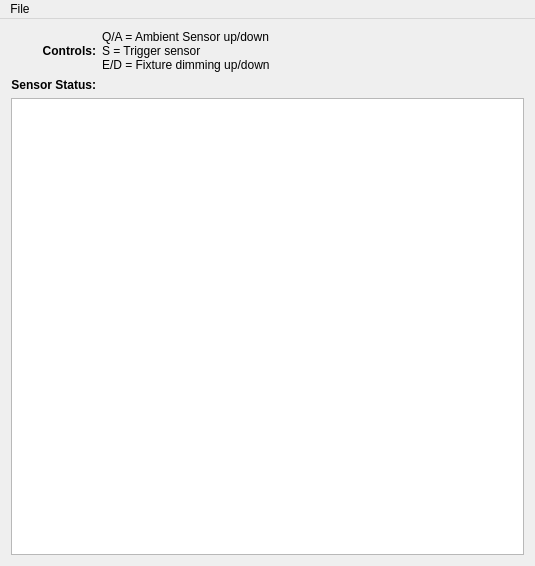
<?xml version="1.0" encoding="UTF-8"?>
<ui version="4.0">
 <class>MainWindow</class>
 <widget class="QMainWindow" name="MainWindow">
  <property name="geometry">
   <rect>
    <x>0</x>
    <y>0</y>
    <width>535</width>
    <height>566</height>
   </rect>
  </property>
  <property name="windowTitle">
   <string>MainWindow</string>
  </property>
  <widget class="QWidget" name="centralWidget">
   <layout class="QGridLayout" name="gridLayout">
    <item row="1" column="0">
     <widget class="QLabel" name="_sensorStatus_label">
      <property name="sizePolicy">
       <sizepolicy hsizetype="Preferred" vsizetype="Preferred">
        <horstretch>0</horstretch>
        <verstretch>0</verstretch>
       </sizepolicy>
      </property>
      <property name="font">
       <font>
        <weight>75</weight>
        <bold>true</bold>
       </font>
      </property>
      <property name="text">
       <string>Sensor Status:</string>
      </property>
      <property name="alignment">
       <set>Qt::AlignRight|Qt::AlignTrailing|Qt::AlignVCenter</set>
      </property>
     </widget>
    </item>
    <item row="2" column="0" colspan="2">
     <widget class="myQGraphicsView" name="graphicsView">
      <property name="sizePolicy">
       <sizepolicy hsizetype="Expanding" vsizetype="Expanding">
        <horstretch>0</horstretch>
        <verstretch>0</verstretch>
       </sizepolicy>
      </property>
      <property name="alignment">
       <set>Qt::AlignLeading|Qt::AlignLeft|Qt::AlignTop</set>
      </property>
     </widget>
    </item>
    <item row="1" column="1">
     <widget class="QLabel" name="sensorStatus_label">
      <property name="enabled">
       <bool>true</bool>
      </property>
      <property name="sizePolicy">
       <sizepolicy hsizetype="Expanding" vsizetype="Preferred">
        <horstretch>0</horstretch>
        <verstretch>0</verstretch>
       </sizepolicy>
      </property>
      <property name="text">
       <string>&lt;status&gt;</string>
      </property>
     </widget>
    </item>
    <item row="0" column="1">
     <widget class="QLabel" name="_controlsData_label">
      <property name="text">
       <string>Q/A = Ambient Sensor up/down
S = Trigger sensor
E/D = Fixture dimming up/down</string>
      </property>
     </widget>
    </item>
    <item row="0" column="0">
     <widget class="QLabel" name="_controls_label">
      <property name="sizePolicy">
       <sizepolicy hsizetype="Preferred" vsizetype="Preferred">
        <horstretch>0</horstretch>
        <verstretch>0</verstretch>
       </sizepolicy>
      </property>
      <property name="font">
       <font>
        <weight>75</weight>
        <bold>true</bold>
       </font>
      </property>
      <property name="text">
       <string>Controls:</string>
      </property>
      <property name="alignment">
       <set>Qt::AlignRight|Qt::AlignTrailing|Qt::AlignVCenter</set>
      </property>
     </widget>
    </item>
   </layout>
  </widget>
  <widget class="QMenuBar" name="menuBar">
   <property name="geometry">
    <rect>
     <x>0</x>
     <y>0</y>
     <width>535</width>
     <height>22</height>
    </rect>
   </property>
   <widget class="QMenu" name="menuFile">
    <property name="title">
     <string>File</string>
    </property>
    <addaction name="actionPrint"/>
   </widget>
   <addaction name="menuFile"/>
  </widget>
  <action name="actionPrint">
   <property name="text">
    <string>&amp;Print</string>
   </property>
   <property name="shortcut">
    <string>Ctrl+P</string>
   </property>
  </action>
 </widget>
 <layoutdefault spacing="6" margin="11"/>
 <customwidgets>
  <customwidget>
   <class>myQGraphicsView</class>
   <extends>QGraphicsView</extends>
   <header location="global">myqgraphicsview.h</header>
  </customwidget>
 </customwidgets>
 <resources/>
 <connections/>
</ui>
